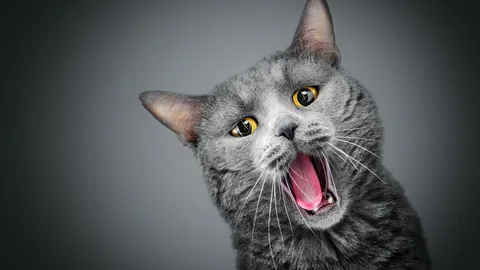
#> input picture Görüntü_İşleme/image_combining/cat.jpg, 480 x 270 px, given in place of sea.jpg, which was not available
$ python to_compare_image.py
#> lines starting #> are read from the running program, lines starting #| are printed output that depends on the picture; pictures that were not available may be replaced by others from this repository, and a replacement may not be noted

import cv2

sea = cv2.imread('sea.jpg')
#> sea is the input picture: shape (270, 480, 3); mean B, G, R 89.2, 87.5, 85.5
space = cv2.imread('space.jpg')
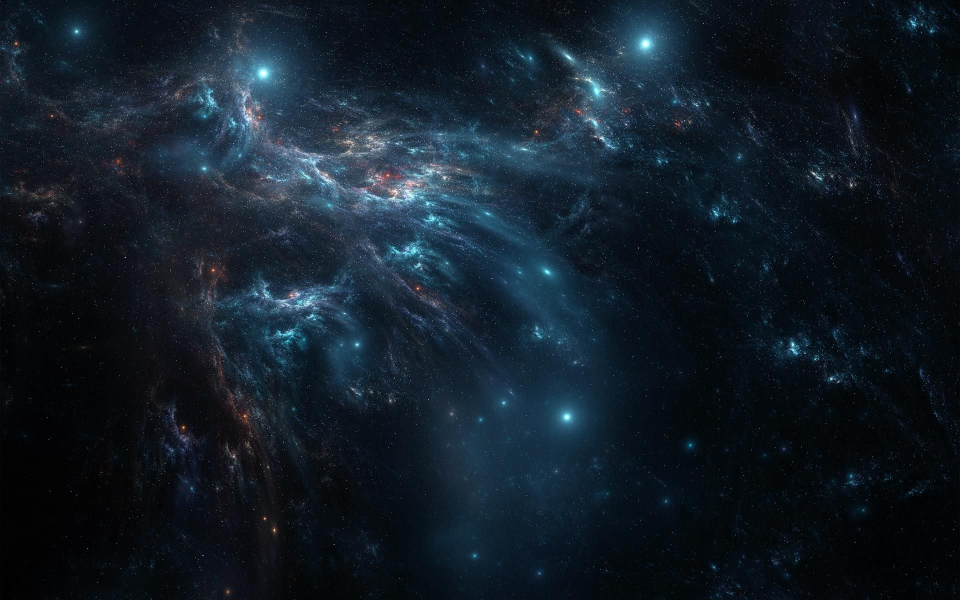
#> input picture Görüntü_İşleme/to_compare_image/space.jpg, 1920 x 1200 px (shown at 1/2 size)
#> space is the input picture: shape (1200, 1920, 3); mean B, G, R 39.2, 28.7, 17.8

sea_2 = cv2.resize(sea, (500, 500))
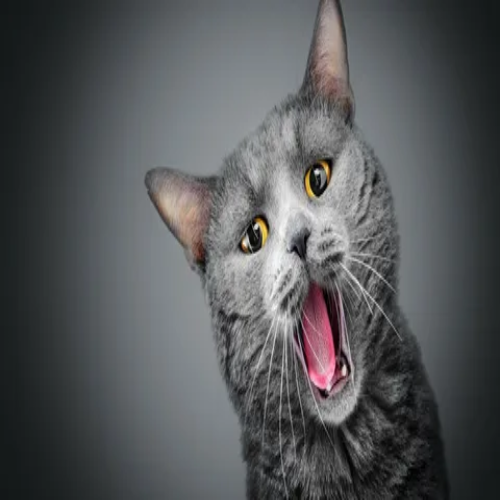
#> sea_2: shape (500, 500, 3); mean B, G, R 89.1, 87.4, 85.4
space_2 = cv2.resize(space, (500, 500))
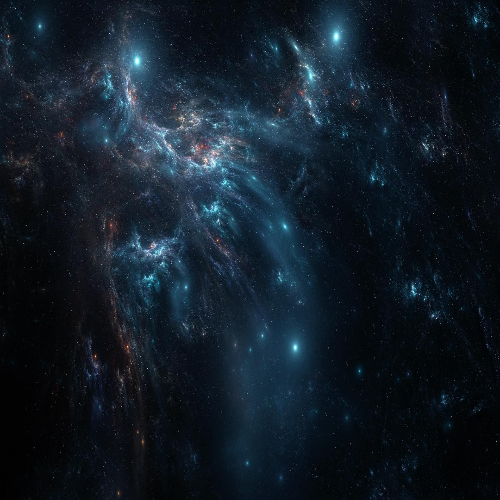
#> space_2: shape (500, 500, 3); mean B, G, R 39.1, 28.6, 17.7

combine = cv2.addWeighted(sea_2, 0.5, space_2, 0.5, 0)
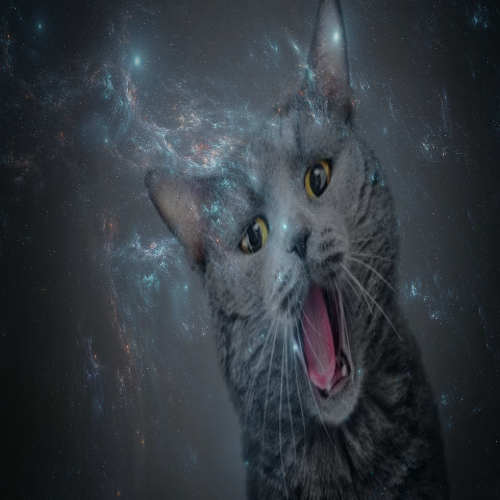
#> combine: shape (500, 500, 3); mean B, G, R 64.1, 58, 51.5

cv2.imshow('image', combine)
cv2.waitKey()
